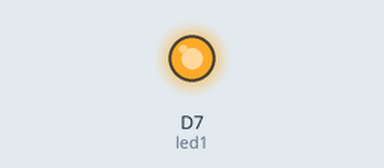
Bench run of a sketch on a simulated ESP8266 (NodeMCU). Shown: output pins drawn as LEDs (lit = HIGH).

Above: at 0.5 s.
At 24.5 s:
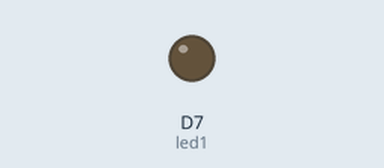
Timing chart, 0 to 25.4 s (numbered marks = the images above):
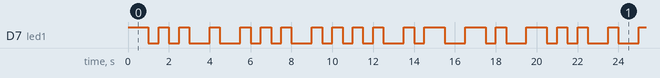

The sketch:

blink-an-led.ino
```cpp
int led1 = D7;

void setup() {


  pinMode(led1, OUTPUT);

}


void loop() {

    //Blinking D
    digitalWrite(led1, HIGH);
    delay(1000);
    digitalWrite(led1, LOW);
    delay(500);

    digitalWrite(led1, HIGH);
    delay(500);
    digitalWrite(led1, LOW);
    delay(500);

    digitalWrite(led1, HIGH);
    delay(500);
    digitalWrite(led1, LOW);
    delay(1000);

    //Blinking E
    digitalWrite(led1, HIGH);
    delay(500);
    digitalWrite(led1, LOW);
    delay(1000);

    //Blinking S
    digitalWrite(led1, HIGH);
    delay(500);
    digitalWrite(led1, LOW);
    delay(500);

    digitalWrite(led1, HIGH);
    delay(500);
    digitalWrite(led1, LOW);
    delay(500);

    digitalWrite(led1, HIGH);
    delay(500);
    digitalWrite(led1, LOW);
    delay(1000);

    //Blinking H
    digitalWrite(led1, HIGH);
    delay(500);
    digitalWrite(led1, LOW);
    delay(500);

    digitalWrite(led1, HIGH);
    delay(500);
    digitalWrite(led1, LOW);
    delay(500);

    digitalWrite(led1, HIGH);
    delay(500);
    digitalWrite(led1, LOW);
    delay(500);

    digitalWrite(led1, HIGH);
    delay(500);
    digitalWrite(led1, LOW);
    delay(1000);

    //Blinking A
    digitalWrite(led1, HIGH);
    delay(500);
    digitalWrite(led1, LOW);
    delay(500);

    digitalWrite(led1, HIGH);
    delay(1000);
    digitalWrite(led1, LOW);
    delay(1000);

    //Blinkng N
    digitalWrite(led1, HIGH);
    delay(1000);
    digitalWrite(led1, LOW);
    delay(500);

    digitalWrite(led1, HIGH);
    delay(500);
    digitalWrite(led1, LOW);
    delay(1000);


}
```

Measured:
- by itself, D7 (led1): moves between LOW and HIGH, repeating every 19.5 s
- by itself, everything shown: repeats every 19.5 s, in 30 steps
